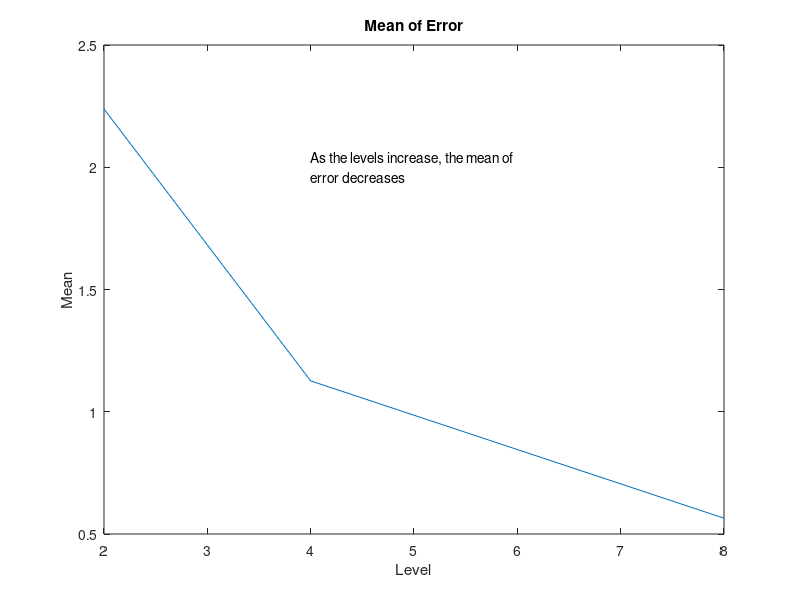
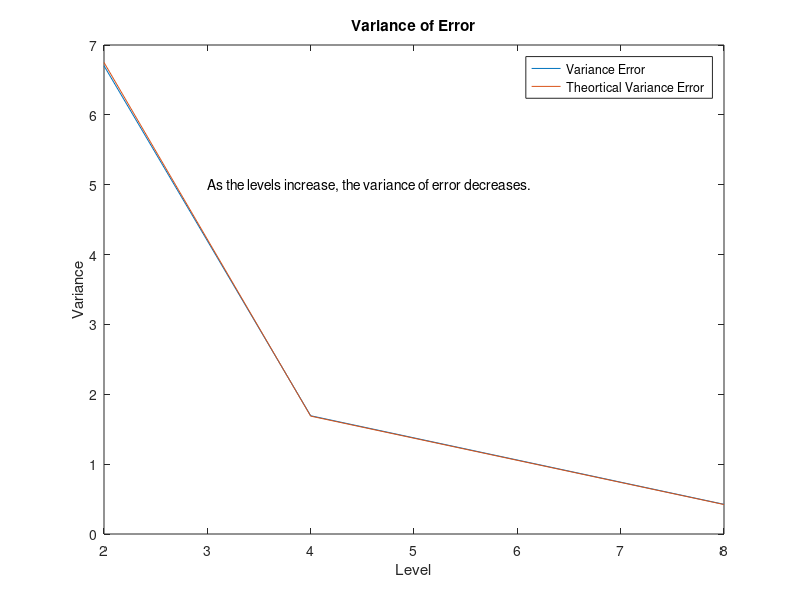
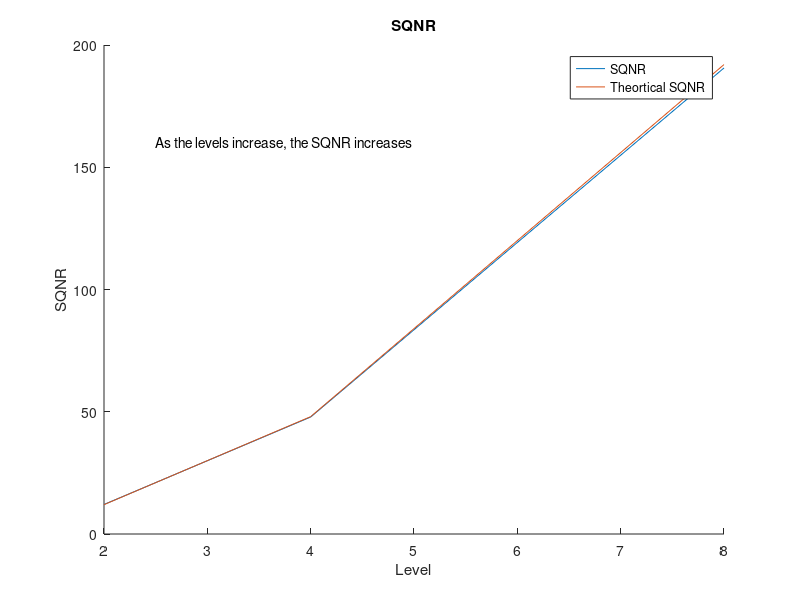

These figures' MATLAB source, in order:
%Mohamed Assaker 46-1370  T7
%Reem Osama      46-0688  T7
%Waad Mohamed    46-5078  T7
%Mohamed Samir   46-17946 T4

clc
clear all
close all

a = 9;
sampled = -a + (a+a)*rand(1,10000);
L1 = 2;
L2 = 4;
L3 = 8;

delta1 = 2*a/L1;
delta2 = 2*a/L2;
delta3 = 2*a/L3;

Xs1 = -a:delta1:a;
Xs2 = -a:delta2:a;
Xs3 = -a:delta3:a;

Xq1 = -a+delta1/2:delta1:a-delta1/2;
Xq2 = -a+delta2/2:delta2:a-delta2/2;
Xq3 = -a+delta3/2:delta3:a-delta3/2;

quantized2 = zeros(1,10000);
quantized4 = zeros(1,10000);
quantized8 = zeros(1,10000);

for i = 1 : length(sampled)
     for j = 1 : length(Xs1)
         if(sampled(i)>Xs1(j) && sampled(i)<Xs1(j+1))
             quantized2(i) = Xq1(j);
         end
     end
end
 
for i = 1 : length(sampled)
     for j = 1 : length(Xs2)
         if(sampled(i)>Xs2(j) && sampled(i)<Xs2(j+1))
             quantized4(i) = Xq2(j);
         end
     end
end
 
for i = 1 : length(sampled)
     for j = 1 : length(Xs3)
         if(sampled(i)>Xs3(j) && sampled(i)<Xs3(j+1))
             quantized8(i) = Xq3(j);
         end
     end
end

%Display the first six elements from the original and the quantized vectors
Sampled_First_6_elements = sampled(1:6)
Quantized2_First_6_elements = quantized2(1:6)
Quantized4_First_6_elements = quantized4(1:6)
Quantized8_First_6_elements = quantized8(1:6)

%Error of each level
Error2 = quantized2-sampled;
Error4 = quantized4-sampled;
Error8 = quantized8-sampled;

%Mean of each error for each level
Mean_Error2 = mean(abs(Error2));
Mean_Error4 = mean(abs(Error4));
Mean_Error8 = mean(abs(Error8));

L = [2 4 8];

%Plot of mean error
plot(L,[Mean_Error2 Mean_Error4 Mean_Error8]);%As the levels increase, the mean of error decreases
title('Mean of Error');xlabel('Level'); ylabel('Mean');
txt={'As the levels increase, the mean of ';'error decreases'};text(4,2,txt);

%Variance of each error for each level
Variance_Error2 = var(Error2);
Variance_Error4 = var(Error4);
Variance_Error8 = var(Error8);

figure();plot(L,[Variance_Error2 Variance_Error4 Variance_Error8]);
title('Variance of Error');xlabel('Level'); ylabel('Variance');

%Theortical Variance of each error for each level
Theortical_Variance_Error2 = power(delta1,2)/12;
Theortical_Variance_Error4 = power(delta2,2)/12;
Theortical_Variance_Error8 = power(delta3,2)/12;

hold on 
%As the levels increase, the variance of error decreases. 
% The Variance is better than Therotical Variance
plot(L , [Theortical_Variance_Error2 Theortical_Variance_Error4 Theortical_Variance_Error8]);
legend('Variance Error','Theortical Variance Error');
txt={'As the levels increase, the variance of error decreases.'};
text(3,5,txt);

%SQNR
SQNR2 = power(a,2)/Variance_Error2;
SQNR4 = power(a,2)/Variance_Error4;
SQNR8 = power(a,2)/Variance_Error8;

figure();hold on
plot(L ,[SQNR2 SQNR4 SQNR8]);

Therotical_SQNR2 = 3*power(L1,2);
Therotical_SQNR4 = 3*power(L2,2);
Therotical_SQNR8 = 3*power(L3,2);
plot(L ,[Therotical_SQNR2 Therotical_SQNR4 Therotical_SQNR8]);
title('SQNR');xlabel('Level'); ylabel('SQNR');
legend('SQNR','Theortical SQNR');
txt={'As the levels increase, the SQNR increases'};
text(2.5,160,txt);
%As the levels increase, the SQNR increases